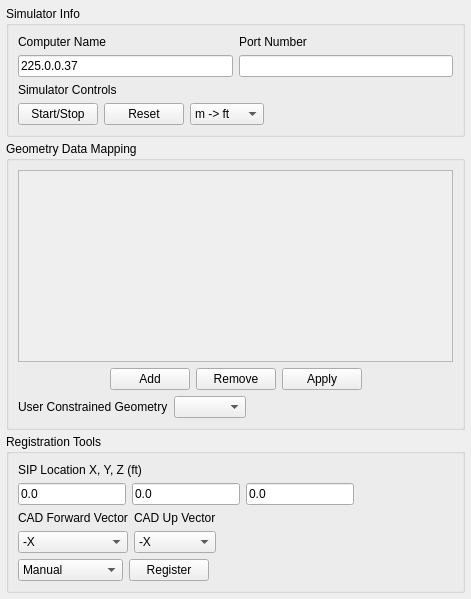
<?xml version="1.0" encoding="UTF-8"?>
<ui version="4.0">
 <class>DynamicVehicleSimTool_UIDialog</class>
 <widget class="QWidget" name="DynamicVehicleSimTool_UIDialog">
  <property name="geometry">
   <rect>
    <x>0</x>
    <y>0</y>
    <width>471</width>
    <height>599</height>
   </rect>
  </property>
  <property name="windowTitle">
   <string>Form</string>
  </property>
  <layout class="QVBoxLayout" name="verticalLayout_10" stretch="0,1,0">
   <property name="spacing">
    <number>4</number>
   </property>
   <property name="margin">
    <number>6</number>
   </property>
   <item>
    <widget class="QGroupBox" name="groupBox">
     <property name="title">
      <string>Simulator Info</string>
     </property>
     <layout class="QVBoxLayout" name="verticalLayout_4">
      <item>
       <layout class="QHBoxLayout" name="horizontalLayout">
        <item>
         <layout class="QVBoxLayout" name="verticalLayout" stretch="0,1">
          <item>
           <widget class="QLabel" name="label">
            <property name="text">
             <string>Computer Name</string>
            </property>
           </widget>
          </item>
          <item>
           <widget class="QLineEdit" name="m_computerName">
            <property name="text">
             <string>225.0.0.37</string>
            </property>
           </widget>
          </item>
         </layout>
        </item>
        <item>
         <layout class="QVBoxLayout" name="verticalLayout_2" stretch="0,1">
          <item>
           <widget class="QLabel" name="label_2">
            <property name="text">
             <string>Port Number</string>
            </property>
           </widget>
          </item>
          <item>
           <widget class="QLineEdit" name="m_portNumber"/>
          </item>
         </layout>
        </item>
       </layout>
      </item>
      <item>
       <layout class="QVBoxLayout" name="verticalLayout_3">
        <item>
         <widget class="QLabel" name="label_3">
          <property name="text">
           <string>Simulator Controls</string>
          </property>
         </widget>
        </item>
        <item>
         <layout class="QHBoxLayout" name="horizontalLayout_2">
          <item>
           <widget class="QPushButton" name="m_startStopButton">
            <property name="text">
             <string>Start/Stop</string>
            </property>
            <property name="checkable">
             <bool>true</bool>
            </property>
           </widget>
          </item>
          <item>
           <widget class="QPushButton" name="m_resetButton">
            <property name="text">
             <string>Reset</string>
            </property>
           </widget>
          </item>
          <item>
           <widget class="QComboBox" name="m_unitsSelector">
            <item>
             <property name="text">
              <string>m -&gt; ft</string>
             </property>
            </item>
            <item>
             <property name="text">
              <string>cm -&gt; ft</string>
             </property>
            </item>
            <item>
             <property name="text">
              <string>mm -&gt; ft</string>
             </property>
            </item>
            <item>
             <property name="text">
              <string>in -&gt; ft</string>
             </property>
            </item>
           </widget>
          </item>
          <item>
           <spacer name="horizontalSpacer">
            <property name="orientation">
             <enum>Qt::Horizontal</enum>
            </property>
            <property name="sizeHint" stdset="0">
             <size>
              <width>40</width>
              <height>20</height>
             </size>
            </property>
           </spacer>
          </item>
         </layout>
        </item>
       </layout>
      </item>
     </layout>
    </widget>
   </item>
   <item>
    <widget class="QGroupBox" name="groupBox_2">
     <property name="title">
      <string>Geometry Data Mapping</string>
     </property>
     <layout class="QVBoxLayout" name="verticalLayout_12" stretch="1,0,0">
      <item>
       <widget class="QScrollArea" name="scrollArea">
        <property name="widgetResizable">
         <bool>true</bool>
        </property>
        <widget class="QWidget" name="scrollAreaWidgetContents">
         <property name="geometry">
          <rect>
           <x>0</x>
           <y>0</y>
           <width>431</width>
           <height>144</height>
          </rect>
         </property>
         <layout class="QVBoxLayout" name="m_choiceListLayout">
          <property name="margin">
           <number>2</number>
          </property>
         </layout>
        </widget>
       </widget>
      </item>
      <item>
       <layout class="QHBoxLayout" name="horizontalLayout_3">
        <item>
         <spacer name="horizontalSpacer_2">
          <property name="orientation">
           <enum>Qt::Horizontal</enum>
          </property>
          <property name="sizeHint" stdset="0">
           <size>
            <width>40</width>
            <height>20</height>
           </size>
          </property>
         </spacer>
        </item>
        <item>
         <widget class="QPushButton" name="m_addButton">
          <property name="text">
           <string>Add</string>
          </property>
         </widget>
        </item>
        <item>
         <widget class="QPushButton" name="m_removeButton">
          <property name="text">
           <string>Remove</string>
          </property>
         </widget>
        </item>
        <item>
         <widget class="QPushButton" name="m_applyButton">
          <property name="text">
           <string>Apply</string>
          </property>
         </widget>
        </item>
        <item>
         <spacer name="horizontalSpacer_3">
          <property name="orientation">
           <enum>Qt::Horizontal</enum>
          </property>
          <property name="sizeHint" stdset="0">
           <size>
            <width>40</width>
            <height>20</height>
           </size>
          </property>
         </spacer>
        </item>
       </layout>
      </item>
      <item>
       <layout class="QHBoxLayout" name="horizontalLayout_4">
        <item>
         <widget class="QLabel" name="label_4">
          <property name="text">
           <string>User Constrained Geometry</string>
          </property>
         </widget>
        </item>
        <item>
         <widget class="QComboBox" name="m_userConstrainedGeometrySelector"/>
        </item>
        <item>
         <spacer name="horizontalSpacer_4">
          <property name="orientation">
           <enum>Qt::Horizontal</enum>
          </property>
          <property name="sizeHint" stdset="0">
           <size>
            <width>40</width>
            <height>20</height>
           </size>
          </property>
         </spacer>
        </item>
       </layout>
      </item>
     </layout>
    </widget>
   </item>
   <item>
    <widget class="QGroupBox" name="groupBox_3">
     <property name="title">
      <string>Registration Tools</string>
     </property>
     <layout class="QVBoxLayout" name="verticalLayout_9">
      <item>
       <layout class="QVBoxLayout" name="verticalLayout_6">
        <item>
         <widget class="QLabel" name="label_5">
          <property name="text">
           <string>SIP Location X, Y, Z (ft)</string>
          </property>
         </widget>
        </item>
        <item>
         <layout class="QHBoxLayout" name="horizontalLayout_5">
          <item>
           <widget class="QLineEdit" name="m_SIPX">
            <property name="text">
             <string>0.0</string>
            </property>
           </widget>
          </item>
          <item>
           <widget class="QLineEdit" name="m_SIPY">
            <property name="text">
             <string>0.0</string>
            </property>
           </widget>
          </item>
          <item>
           <widget class="QLineEdit" name="m_SIPZ">
            <property name="text">
             <string>0.0</string>
            </property>
           </widget>
          </item>
          <item>
           <spacer name="horizontalSpacer_7">
            <property name="orientation">
             <enum>Qt::Horizontal</enum>
            </property>
            <property name="sizeHint" stdset="0">
             <size>
              <width>40</width>
              <height>20</height>
             </size>
            </property>
           </spacer>
          </item>
         </layout>
        </item>
       </layout>
      </item>
      <item>
       <layout class="QHBoxLayout" name="horizontalLayout_7">
        <item>
         <layout class="QVBoxLayout" name="verticalLayout_7">
          <item>
           <widget class="QLabel" name="label_6">
            <property name="text">
             <string>CAD Forward Vector</string>
            </property>
           </widget>
          </item>
          <item>
           <widget class="QComboBox" name="m_CADForwardVector">
            <item>
             <property name="text">
              <string>-X</string>
             </property>
            </item>
            <item>
             <property name="text">
              <string>X</string>
             </property>
            </item>
            <item>
             <property name="text">
              <string>-Y</string>
             </property>
            </item>
            <item>
             <property name="text">
              <string>Y</string>
             </property>
            </item>
            <item>
             <property name="text">
              <string>-Z</string>
             </property>
            </item>
            <item>
             <property name="text">
              <string>Z</string>
             </property>
            </item>
           </widget>
          </item>
         </layout>
        </item>
        <item>
         <layout class="QVBoxLayout" name="verticalLayout_8">
          <item>
           <widget class="QLabel" name="label_7">
            <property name="text">
             <string>CAD Up Vector</string>
            </property>
           </widget>
          </item>
          <item>
           <widget class="QComboBox" name="m_CADUpVector">
            <item>
             <property name="text">
              <string>-X</string>
             </property>
            </item>
            <item>
             <property name="text">
              <string>X</string>
             </property>
            </item>
            <item>
             <property name="text">
              <string>-Y</string>
             </property>
            </item>
            <item>
             <property name="text">
              <string>Y</string>
             </property>
            </item>
            <item>
             <property name="text">
              <string>-Z</string>
             </property>
            </item>
            <item>
             <property name="text">
              <string>Z</string>
             </property>
            </item>
           </widget>
          </item>
         </layout>
        </item>
        <item>
         <spacer name="horizontalSpacer_6">
          <property name="orientation">
           <enum>Qt::Horizontal</enum>
          </property>
          <property name="sizeHint" stdset="0">
           <size>
            <width>40</width>
            <height>20</height>
           </size>
          </property>
         </spacer>
        </item>
       </layout>
      </item>
      <item>
       <layout class="QHBoxLayout" name="horizontalLayout_6">
        <item>
         <widget class="QComboBox" name="m_registrationSelector">
          <item>
           <property name="text">
            <string>Manual</string>
           </property>
          </item>
          <item>
           <property name="text">
            <string>Choose File...</string>
           </property>
          </item>
         </widget>
        </item>
        <item>
         <widget class="QPushButton" name="m_registerButton">
          <property name="text">
           <string>Register</string>
          </property>
         </widget>
        </item>
        <item>
         <spacer name="horizontalSpacer_5">
          <property name="orientation">
           <enum>Qt::Horizontal</enum>
          </property>
          <property name="sizeHint" stdset="0">
           <size>
            <width>40</width>
            <height>20</height>
           </size>
          </property>
         </spacer>
        </item>
       </layout>
      </item>
     </layout>
    </widget>
   </item>
  </layout>
 </widget>
 <resources/>
 <connections/>
</ui>
